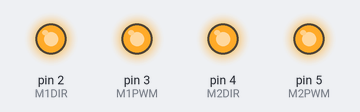
This sketch was run on a simulated Arduino Uno, built with avr-gcc and run on an emulated ATmega328P. On the bench: output pins drawn as LEDs (lit = HIGH).

Above: at 0.1 s.
Timing chart, 0 to 1.6 s (numbered marks = the images above):
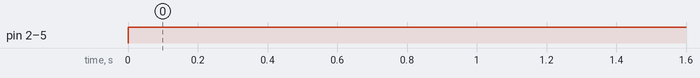

Measured:
- by itself, pin 2 (M1DIR), pin 3 (M1PWM), pin 4 (M2DIR), pin 5 (M2PWM): LOW → HIGH at 0.00 s

The sketch:

forward.ino
```cpp
const int M1DIR = 2;
const int M1PWM = 3;
const int M2DIR = 4;
const int M2PWM = 5;

void setup() {
  pinMode(M1DIR, OUTPUT);
  pinMode(M1PWM, OUTPUT);
  pinMode(M2DIR, OUTPUT);
  pinMode(M2PWM, OUTPUT);

}

void loop() {
  digitalWrite(M1DIR,HIGH);
  digitalWrite(M2DIR,HIGH);
  analogWrite(M1PWM,255);
  analogWrite(M2PWM,255);
  Serial.println("forward");
  delay(1000);


}
```
